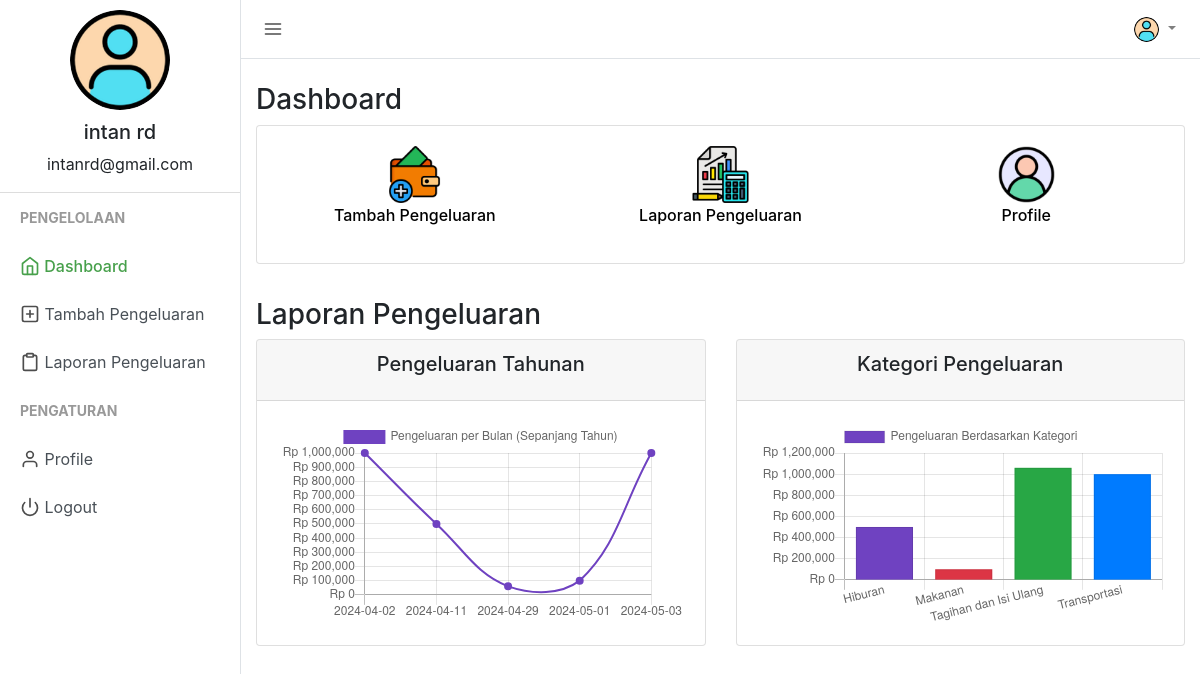
/index.php (signed in), run on the app's committed database.
### tables this page shows
CREATE TABLE `users` (
  `user_id` int(11) NOT NULL,
  `firstname` varchar(50) NOT NULL,
  `lastname` varchar(25) NOT NULL,
  `email` varchar(50) NOT NULL,
  `profile_path` varchar(50) NOT NULL DEFAULT 'default_profile.png',
  `password` varchar(50) NOT NULL,
  `trn_date` datetime NOT NULL
);

### session.php (called while the page is built, shortened)
<?php
include("config.php");
$sess_email = $_SESSION["email"];
$sql = "SELECT user_id, firstname, lastname, email, profile_path FROM users WHERE email = '$sess_email'";
$result = $con->query($sql);
if ($result->num_rows > 0) {
  while($row = $result->fetch_assoc()) {
    $userid=$row["user_id"];
    $username =$row["firstname"]." ".$row["lastname"];
    $useremail=$row["email"];
    $userprofile="uploads/".$row["profile_path"];
  }
} else {
    $userid="GHX1Y2";
    $username ="Jhon Doe";
    $useremail="mailid@domain.com";
    $userprofile="Uploads/default_profile.png";
}
?>

### index.php (the view, shortened to what this page needs)
<?php
include("session.php");
$exp_category_dc = mysqli_query($con, "SELECT kategori, SUM(REPLACE(REPLACE(REPLACE(pengeluaran, 'Rp', ''), '.', ''), ',', '')) as total FROM expenses WHERE user_id = '$userid' GROUP BY kategori");
$exp_date_line = mysqli_query($con, "SELECT tanggal, SUM(REPLACE(REPLACE(REPLACE(pengeluaran, 'Rp', ''), '.', ''), ',', '')) as total FROM expenses WHERE user_id = '$userid' GROUP BY tanggal");
$category_labels = array();
$category_totals = array();
while ($row = mysqli_fetch_assoc($exp_category_dc)) {
    $category_labels[] = $row['kategori'];
    $category_totals[] = (float) $row['total'];
}
$date_labels = array();
$date_totals = array();
while ($row = mysqli_fetch_assoc($exp_date_line)) {
    $date_labels[] = $row['tanggal'];
    $date_totals[] = (float) $row['total'];
}
?>
<!DOCTYPE html>
<html lang="en">
<head>
    <link href="css/bootstrap.min.css" rel="stylesheet">
    <link href="css/style.css" rel="stylesheet">
</head>
<body>
    <div class="d-flex" id="wrapper">
        <div class="border-right" id="sidebar-wrapper">
            <div class="user">
                <img class="img img-fluid rounded-circle" src="<?php echo $userprofile ?>" width="120">
                <h5><?php echo $username ?></h5>
                <p><?php echo $useremail ?></p>
            </div>
            <div class="sidebar-heading">Pengelolaan</div>
            <div class="list-group list-group-flush">
                <a href="index.php" class="list-group-item list-group-item-action sidebar-active"><span data-feather="home"></span> Dashboard</a>
                <a href="add_expense.php" class="list-group-item list-group-item-action "><span data-feather="plus-square"></span> Tambah Pengeluaran</a>
                <a href="manage_expense.php" class="list-group-item list-group-item-action "><span data-feather="clipboard"></span> Laporan Pengeluaran</a>
            </div>
            <div class="sidebar-heading">Pengaturan </div>
            <div class="list-group list-group-flush">
                <a href="profile.php" class="list-group-item list-group-item-action "><span data-feather="user"></span> Profile</a>
                <a href="logout.php" class="list-group-item list-group-item-action "><span data-feather="power"></span> Logout</a>
            </div>
        </div>
        <div id="page-content-wrapper">
            <nav class="navbar navbar-expand-lg navbar-light  border-bottom">
                <button class="toggler" type="button" id="menu-toggle" aria-expanded="false">
                    <span data-feather="menu"></span>
                </button>
                <div class="collapse navbar-collapse" id="navbarSupportedContent">
                    <ul class="navbar-nav ml-auto mt-2 mt-lg-0">
                        <li class="nav-item dropdown">
                            <a class="nav-link dropdown-toggle" href="#" id="navbarDropdown" role="button" data-toggle="dropdown" aria-haspopup="true" aria-expanded="false">
                                <img class="img img-fluid rounded-circle" src="<?php echo $userprofile ?>" width="25">
                            </a>
                        </li>
                    </ul>
                </div>
            </nav>
            <div class="container-fluid">
                <h3 class="mt-4">Dashboard</h3>
                <div class="row">
                    <div class="col-md">
                        <div class="card">
                            <div class="card-body">
                                <div class="row">
                                    <div class="col text-center">
                                        <a href="add_expense.php"><img src="icon/uang_tambah.png" width="57px" />
                                            <p>Tambah Pengeluaran</p>
                                        </a>
                                    </div>
                                    <div class="col text-center">
                                        <a href="manage_expense.php"><img src="icon/laporan.png" width="57px" />
                                            <p>Laporan Pengeluaran</p>
                                        </a>
                                    </div>
                                    <div class="col text-center">
                                        <a href="profile.php"><img src="icon/user2.png" width="57px" />
                                            <p>Profile</p>
                                        </a>
                                    </div>
                                </div>
                            </div>
                        </div>
                    </div>
                </div>
                <h3 class="mt-4">Laporan Pengeluaran</h3>
                <div class="row">
                    <div class="col-md">
                        <div class="card">
                            <div class="card-header">
                                <h5 class="card-title text-center">Pengeluaran Tahunan</h5>
                            </div>
                            <div class="card-body">
                                <canvas id="expense_line" height="150"></canvas>
                            </div>
                        </div>
                    </div>
                    <div class="col-md">
                        <div class="card">
                            <div class="card-header">
                                <h5 class="card-title text-center">Kategori Pengeluaran</h5>
                            </div>
                            <div class="card-body">
                                <canvas id="expense_category_pie" height="150"></canvas>
                            </div>
                        </div>
                    </div>
                </div>
            </div>
        </div>
    </div>
    <script>
        var ctx = document.getElementById('expense_category_pie').getContext('2d');
        var myChart = new Chart(ctx, {
            type: 'bar',
            data: {
                labels: <?php echo json_encode($category_labels); ?>,
                datasets: [{
                    label: 'Pengeluaran Berdasarkan Kategori',
                    data: <?php echo json_encode($category_totals); ?>,
                    backgroundColor: [
                        '#6f42c1',
                        '#dc3545',
                        '#28a745',
                        '#007bff',
                        '#ffc107',
                        '#20c997',
                        '#17a2b8',
                        '#fd7e14',
                        '#e83e8c',
                        '#6610f2'
                    ],
                    borderWidth: 1
                }]
            },
            options: {
                scales: {
                    yAxes: [{
                        ticks: {
                            beginAtZero: true,
                            callback: function(value, index, values) {
                                return 'Rp ' + value.toLocaleString();
                            }
                        }
                    }]
                }
            }
        });
        var line = document.getElementById('expense_line').getContext('2d');
        var myLineChart = new Chart(line, {
            type: 'line',
            data: {
                labels: <?php echo json_encode($date_labels); ?>,
                datasets: [{
                    label: 'Pengeluaran per Bulan (Sepanjang Tahun)',
                    data: <?php echo json_encode($date_totals); ?>,
                    borderColor: '#6f42c1',
                    backgroundColor: '#6f42c1',
                    fill: false,
                    borderWidth: 2
                }]
            },
            options: {
                scales: {
                    yAxes: [{
                        ticks: {
                            beginAtZero: true,
                            callback: function(value, index, values) {
                                return 'Rp ' + value.toLocaleString();
                            }
                        }
                    }]
                }
            }
        });
    </script>
</body>
</html>

### css/style.css (style rules this page uses)
body { background-color: #efefef; }
.feather { width: 20px; height: 20px; stroke: #4d4d4d; stroke-width: 2; stroke-linecap: round; stroke-linejoin: round; fill: none; vertical-align: text-bottom; }
.list-group { background-color: #ffffff; }
.list-group-item { border: none; }
.user { text-align: center; border-bottom: 1px solid #ddd; }
.user img { padding: 10px; }
.toggler { color: #000; background-color: #fff; border: none; outline: none; }
.sidebar-active { color: #47a04b; font-weight: 500; }
.sidebar-active .feather { stroke: #47a04b; font-weight: 500; }
#wrapper { overflow-x: hidden; background-color: #fff; }
#sidebar-wrapper { min-height: 100vh; margin-left: -15rem; -webkit-transition: margin 0.25s ease-out; -moz-transition: margin 0.25s ease-out; -o-transition: margin 0.25s ease-out; transition: margin 0.25s ease-out; }
#sidebar-wrapper .sidebar-heading { padding: 0.875rem 1.25rem; font-size: 14px; font-weight: bold; text-transform: uppercase; color: #999; }
#sidebar-wrapper .list-group { width: 15rem; }
#page-content-wrapper { min-width: 100vw; }
@media (min-width: 768px) { #sidebar-wrapper { margin-left: 0; } }
@media (min-width: 768px) { #page-content-wrapper { min-width: 0; width: 100%; } }
.card { margin-bottom: 10px; }
.container-fluid { margin-right: 20px; }

### index.php (style rules this page uses)
.card a { color: #000; font-weight: 500; }

### data on the page
users: profile_path (placeholder picture), username "intan rd", email "intanrd@gmail.com"

### other printed values
chart data {{ json_encode($category_labels) }} ["Hiburan","Makanan","Tagihan dan Isi Ulang","Transportasi"]
chart data {{ json_encode($category_totals) }} [500000,100000,1060000,1000000]
chart data {{ json_encode($date_labels) }} ["2024-04-02","2024-04-11","2024-04-29","2024-05-01","2024-05-03"]
chart data {{ json_encode($date_totals) }} [1000000,500000,60000,100000,1000000]
